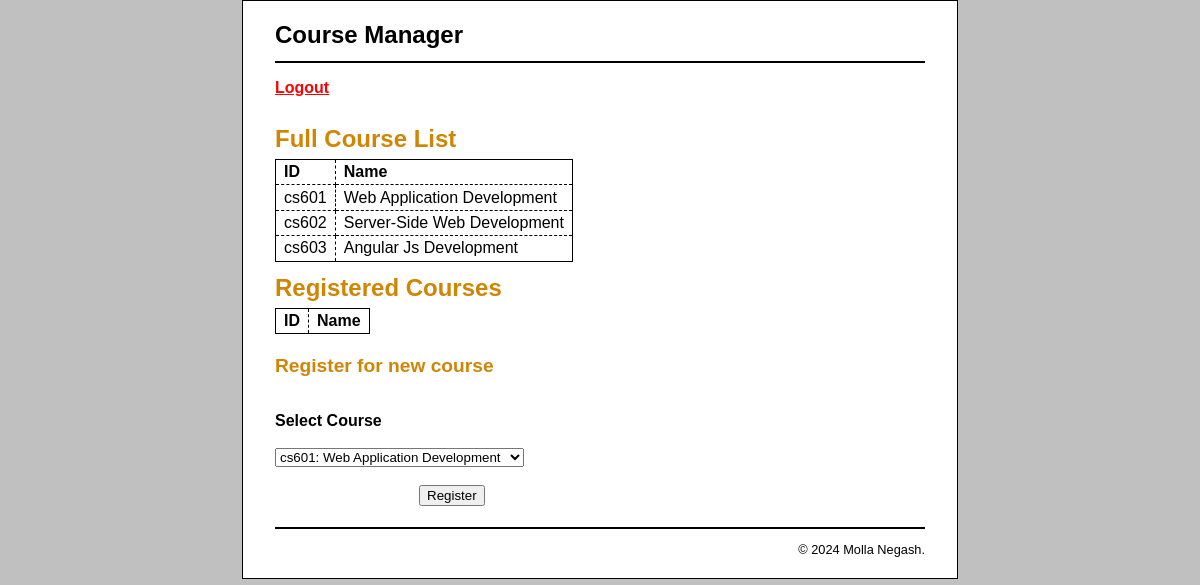
The page /student_home.php (signed in) on the database its author committed.
### tables this page shows
CREATE TABLE `courses` (
  `id` int(11) NOT NULL AUTO_INCREMENT,
  `course_name` varchar(100) NOT NULL,
  
  `course_code` varchar(20) NOT NULL,
  PRIMARY KEY (`id`)
);

### student_home.php (the view, shortened to what this page needs)
<?php
require_once('database.php');
$student_id=$user['id'];
try{
	$courses=$db->query("select * from courses order by course_code asc")->fetchAll();
}
catch (PDOException $e) {
	 echo 'Error Message: ' .$e->getMessage();
}
?>
<!DOCTYPE html>
<html>
<head>
    <link rel="stylesheet" type="text/css" href="main.css" />
</head>
<body>
<header><h1>Course Manager</h1></header>
<p><a style="color:red" href="logout.php">Logout</a></p>
<main>
    <h1>Full Course List</h1>
    <table>
        <tr>
            <th>ID</th><th>Name</th>
			<?php
				foreach($courses as $c){
					echo "<tr>";
					echo "<td>".$c['course_code']."</td>";
					echo "<td>".$c['course_name']."</td>";
					echo "</tr>";
				}
			?>
        </tr>
    </table>
	<h1>Registered Courses</h1>
    <table>
        <tr>
            <th>ID</th><th>Name</th>
			<?php
				$already_enrolled=[];
				if(empty($already_enrolled)){
					 $new_courses=$courses;
				}
				else{
					$already_enrolled=implode(',',$already_enrolled);
					$q="select * from courses where id not in ($already_enrolled)";
					$new_courses=$db->query($q)->fetchAll();
				}
			?>
        </tr>
    </table>
    <p>
    <h2>Register for new course</h2>
    <form action="add_student.php" method="post" id="add_course_form">
        <input type="hidden" name="student_id" value="<?php echo $student_id?>"><br>
        <strong>Select Course</strong><br><br>
			<select name="course_id">
			<?php
				foreach($new_courses as $st){
					echo "<option value='".$st['id']."'>".$st['course_code'].": ".$st['course_name']."</option>";
				}
			?>
			</select><br><br>
        <label>&nbsp;</label>
        <input type="submit" value="Register"><br>
    </form>
    </main>
    <footer>
        <p>&copy; <?php echo date("Y"); ?> Molla Negash.</p>
    </footer>
</body>
</html>

### main.css (style rules this page uses)
html { background-color: rgb(192, 192, 192); }
body { margin-top: 0; font-family: Arial, Helvetica, sans-serif; width: 650px; margin: 0 auto; background-color: white; border: 1px solid black; padding: .5em 2em; }
header { margin: 0; border-bottom: 2px solid black; }
header h1 { margin: 0; padding: .5em 0; color: black; }
main { margin: 0; }
footer { clear: both; margin-top: 1em; border-top: 2px solid black; }
footer p { text-align: right; font-size: 80%; margin: 1em 0; }
h1 { font-size: 150%; margin: 0; padding: .5em 0 .25em; }
h2 { font-size: 120%; margin: 0; padding: .25em 0 .5em; }
h1, h2 { color: rgb(208, 133, 4); }
a { color: rgb(41, 64, 124); font-weight: bold; }
table { border: 1px solid black; border-collapse: collapse; }
td, th { border: 1px dashed black; padding: .2em .5em .2em .5em; vertical-align: top; text-align: left; }
form { margin: 0; }
#add_course_form { margin: .5em 0 1em; }
#add_course_form label { width: 8em; padding-right: 1em; padding-bottom: .5em; float: left; }
#add_course_form input { float: left; }

### rows shown on the page
courses: course_code "cs601", course_name "Web Application Development"
courses: course_code "cs602", course_name "Server-Side Web Development"
courses: course_code "cs603", course_name "Angular Js Development"

### other values the page prints
form field course_id "cs601: Web Application Development"
